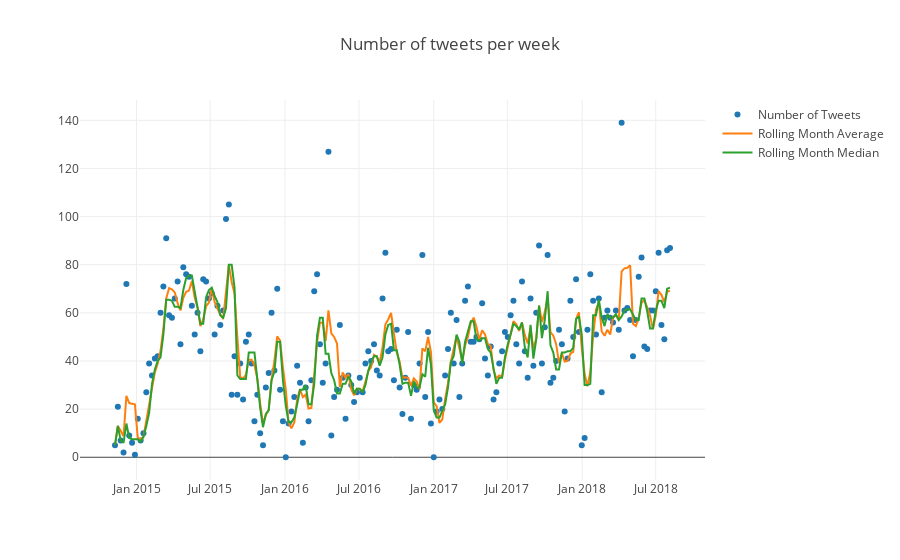

The notebook cell saved with this chart:
### Markdown cell above
### Média móvel de um mês de tweets por semana

### Code cell
data = [go.Scatter(
            x=tweets_count['W'].index,
            y=tweets_count['W']['tweet_id'],
            mode='markers',
            name='Number of Tweets')]

data.append(go.Scatter(
                x=tweets_count['W'].index,
                y=tweets_count['W']['tweet_id'].rolling(4, closed='right', min_periods=1).mean(),
                name='Rolling Month Average'))

data.append(go.Scatter(
                x=tweets_count['W'].index,
                y=tweets_count['W']['tweet_id'].rolling(4, closed='right', min_periods=1).median(),
                name='Rolling Month Median'))

layout = go.Layout(title='Number of tweets per week')
fig = dict(layout=layout, data=data)
offline.iplot(fig)

### Figure 1 — Plotly figure (JSON) as saved in the notebook; plotly's stock layout.template omitted (floating-point values rounded to 4 significant figures; data arrays with more than 128 entries replaced by an {"elided": "..."} marker saying what was removed)
{"data": [{"mode": "markers", "name": "Number of Tweets", "type": "scatter", "x": {"elided": "196 str values"}, "y": {"elided": "196 int values"}}, {"name": "Rolling Month Average", "type": "scatter", "x": {"elided": "196 str values"}, "y": {"elided": "196 float values"}}, {"name": "Rolling Month Median", "type": "scatter", "x": {"elided": "196 str values"}, "y": {"elided": "196 float values"}}], "layout": {"title": "Number of tweets per week"}}
